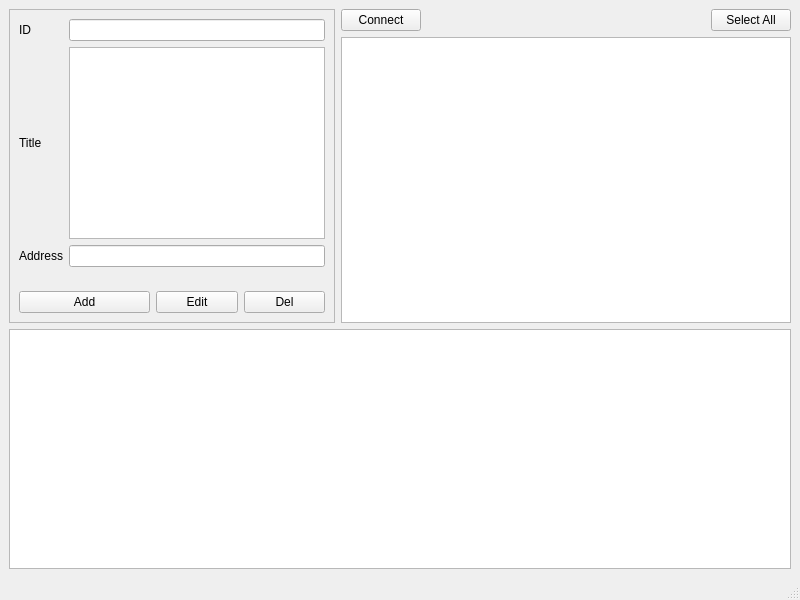
<?xml version="1.0" encoding="UTF-8"?>
<ui version="4.0">
 <class>MainWindow</class>
 <widget class="QMainWindow" name="MainWindow">
  <property name="geometry">
   <rect>
    <x>0</x>
    <y>0</y>
    <width>800</width>
    <height>600</height>
   </rect>
  </property>
  <property name="sizePolicy">
   <sizepolicy hsizetype="Minimum" vsizetype="Preferred">
    <horstretch>0</horstretch>
    <verstretch>0</verstretch>
   </sizepolicy>
  </property>
  <property name="windowTitle">
   <string>MainWindow</string>
  </property>
  <widget class="QWidget" name="centralwidget">
   <layout class="QGridLayout" name="gridLayout_2">
    <item row="0" column="0" rowspan="2">
     <widget class="QFrame" name="frame">
      <property name="sizePolicy">
       <sizepolicy hsizetype="Minimum" vsizetype="Preferred">
        <horstretch>0</horstretch>
        <verstretch>0</verstretch>
       </sizepolicy>
      </property>
      <property name="frameShape">
       <enum>QFrame::Shape::StyledPanel</enum>
      </property>
      <property name="frameShadow">
       <enum>QFrame::Shadow::Plain</enum>
      </property>
      <layout class="QGridLayout" name="gridLayout">
       <item row="0" column="0">
        <widget class="QLabel" name="lbID">
         <property name="text">
          <string>ID</string>
         </property>
        </widget>
       </item>
       <item row="0" column="1" colspan="3">
        <widget class="QLineEdit" name="leId"/>
       </item>
       <item row="1" column="0">
        <widget class="QLabel" name="lbTitle">
         <property name="text">
          <string>Title</string>
         </property>
        </widget>
       </item>
       <item row="1" column="1" colspan="3">
        <widget class="QTextEdit" name="teTitle"/>
       </item>
       <item row="2" column="0">
        <widget class="QLabel" name="lbAddress">
         <property name="text">
          <string>Address</string>
         </property>
        </widget>
       </item>
       <item row="2" column="1" colspan="3">
        <widget class="QLineEdit" name="leAddress"/>
       </item>
       <item row="3" column="2">
        <spacer name="verticalSpacer_2">
         <property name="orientation">
          <enum>Qt::Orientation::Vertical</enum>
         </property>
         <property name="sizeHint" stdset="0">
          <size>
           <width>20</width>
           <height>18</height>
          </size>
         </property>
        </spacer>
       </item>
       <item row="4" column="0" colspan="2">
        <widget class="QPushButton" name="btnAdd">
         <property name="text">
          <string>Add</string>
         </property>
        </widget>
       </item>
       <item row="4" column="2">
        <widget class="QPushButton" name="btnEdit">
         <property name="text">
          <string>Edit</string>
         </property>
        </widget>
       </item>
       <item row="4" column="3">
        <widget class="QPushButton" name="btnDel">
         <property name="text">
          <string>Del</string>
         </property>
        </widget>
       </item>
      </layout>
     </widget>
    </item>
    <item row="0" column="1">
     <widget class="QPushButton" name="btnConnect">
      <property name="text">
       <string>Connect</string>
      </property>
     </widget>
    </item>
    <item row="0" column="2">
     <spacer name="horizontalSpacer">
      <property name="orientation">
       <enum>Qt::Orientation::Horizontal</enum>
      </property>
      <property name="sizeHint" stdset="0">
       <size>
        <width>277</width>
        <height>20</height>
       </size>
      </property>
     </spacer>
    </item>
    <item row="0" column="3">
     <widget class="QPushButton" name="btnSelectAll">
      <property name="text">
       <string>Select All</string>
      </property>
     </widget>
    </item>
    <item row="1" column="1" colspan="3">
     <widget class="QTableWidget" name="twData"/>
    </item>
    <item row="2" column="0" colspan="4">
     <widget class="QTextEdit" name="teResult">
      <property name="readOnly">
       <bool>true</bool>
      </property>
     </widget>
    </item>
   </layout>
  </widget>
  <widget class="QMenuBar" name="menubar">
   <property name="geometry">
    <rect>
     <x>0</x>
     <y>0</y>
     <width>800</width>
     <height>21</height>
    </rect>
   </property>
  </widget>
  <widget class="QStatusBar" name="statusbar"/>
 </widget>
 <resources/>
 <connections/>
</ui>
